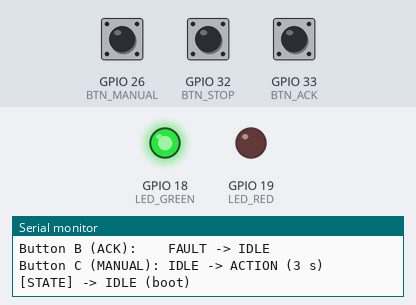
A program run on a simulated ESP32. Shown: output pins drawn as LEDs (lit = HIGH), the last lines printed to the serial monitor. Dashed ring = blinking. The test bench sets the inputs (shaded band); at power-on: GPIO 32 (BTN_STOP) HIGH, GPIO 33 (BTN_ACK) HIGH, GPIO 26 (BTN_MANUAL) HIGH.

Above: at 1.7 s.
1.8 s: GPIO 32 (BTN_STOP) pulled LOW for 0.15 s
At 2.4 s:
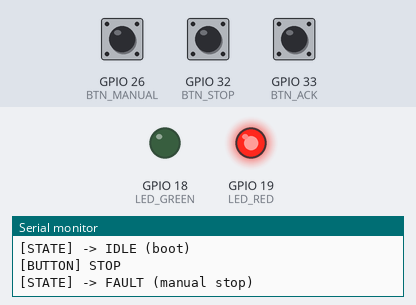
5.0 s: GPIO 33 (BTN_ACK) pulled LOW for 0.15 s
At 6.0 s:
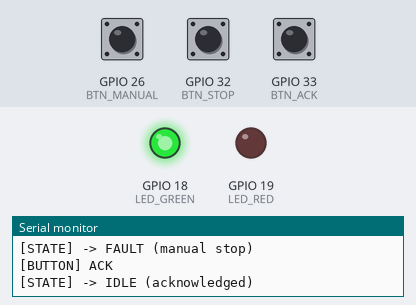
6.6 s: GPIO 26 (BTN_MANUAL) pulled LOW for 1 s
At 6.75 s:
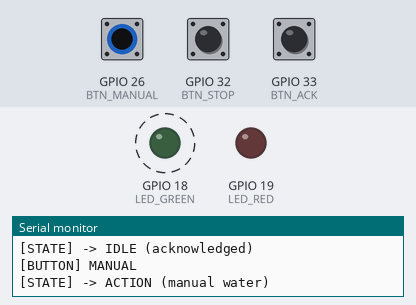
10.6 s: GPIO 26 (BTN_MANUAL) pulled LOW for 3.2 s
At 14.6 s:
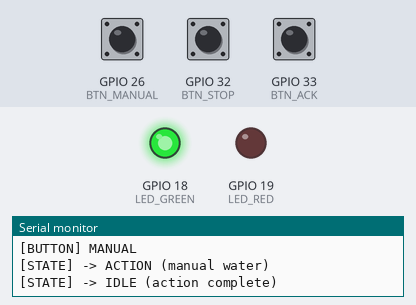
15.3 s: GPIO 32 (BTN_STOP) pulled LOW for 1 s
At 16.5 s:
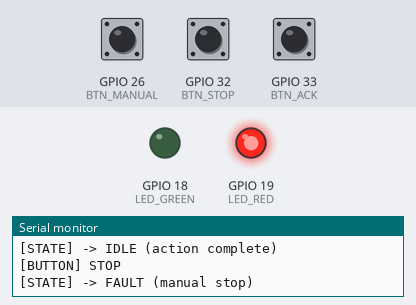
Timing chart, 0 to 18.3 s (numbered marks = the images above; inputs shaded):
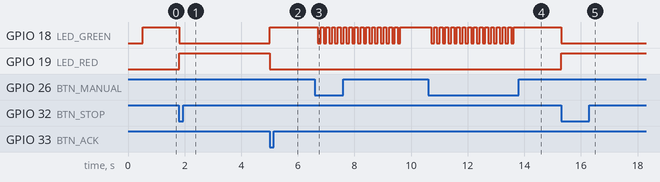

The program:

main.cpp
```cpp
/*
 * Plant Autonomy Testbed — Phase 1 component test
 * Components under test: Three pushbuttons
 * Components reused for state visualization: Two LEDs (validated in 07-feedback-io)
 *
 * Wiring:
 *   Green LED: GPIO18 -> anode; cathode -> 270 ohm -> GND
 *   Red LED:   GPIO19 -> anode; cathode -> 270 ohm -> GND
 *   Button A (STOP):   GPIO32, INPUT_PULLUP, other leg to GND
 *   Button B (ACK):    GPIO33, INPUT_PULLUP, other leg to GND
 *   Button C (MANUAL): GPIO26, INPUT_PULLUP, other leg to GND
 *
 * State machine:
 *   IDLE      green steady
 *   ACTION    green fast blink for 3 seconds, then returns to IDLE
 *   FAULT     red steady
 *
 * Button behavior:
 *   Button A (STOP):   any state -> FAULT
 *   Button B (ACK):    FAULT -> IDLE
 *   Button C (MANUAL): IDLE -> ACTION (manual water trigger simulation)
 *
 * Serial prints every state transition and every button press.
 */

#include <Arduino.h>

static const uint8_t  LED_GREEN  = 18;
static const uint8_t  LED_RED    = 19;
static const uint8_t  BTN_STOP   = 32;
static const uint8_t  BTN_ACK    = 33;
static const uint8_t  BTN_MANUAL = 26;

enum State { IDLE, ACTION, FAULT };
State state = IDLE;
uint32_t stateEnteredMs = 0;
uint32_t lastBlinkMs    = 0;
bool blinkOn = false;

int lastA = HIGH, lastB = HIGH, lastC = HIGH;

void setState(State s, const char* name) {
  state = s;
  stateEnteredMs = millis();
  blinkOn = false;
  digitalWrite(LED_GREEN, LOW);
  digitalWrite(LED_RED, LOW);
  Serial.print(F("[STATE] -> "));
  Serial.println(name);
}

void renderState() {
  uint32_t now = millis();
  switch (state) {
    case IDLE:
      digitalWrite(LED_GREEN, HIGH);
      digitalWrite(LED_RED, LOW);
      break;
    case ACTION:
      if (now - lastBlinkMs >= 100) {
        blinkOn = !blinkOn;
        digitalWrite(LED_GREEN, blinkOn ? HIGH : LOW);
        lastBlinkMs = now;
      }
      digitalWrite(LED_RED, LOW);
      if (now - stateEnteredMs >= 3000) {
        setState(IDLE, "IDLE (action complete)");
      }
      break;
    case FAULT:
      digitalWrite(LED_GREEN, LOW);
      digitalWrite(LED_RED, HIGH);
      break;
  }
}

void handleButton(uint8_t pin, int &last, const char* label, void (*action)()) {
  int now = digitalRead(pin);
  if (now == LOW && last == HIGH) {
    Serial.print(F("[BUTTON] "));
    Serial.println(label);
    action();
  }
  last = now;
}

void onStop()   { setState(FAULT, "FAULT (manual stop)"); }
void onAck()    { if (state == FAULT) setState(IDLE, "IDLE (acknowledged)"); }
void onManual() { if (state == IDLE) setState(ACTION, "ACTION (manual water)"); }

void setup() {
  pinMode(LED_GREEN, OUTPUT);
  pinMode(LED_RED, OUTPUT);
  pinMode(BTN_STOP,   INPUT_PULLUP);
  pinMode(BTN_ACK,    INPUT_PULLUP);
  pinMode(BTN_MANUAL, INPUT_PULLUP);

  Serial.begin(115200);
  delay(500);
  Serial.println();
  Serial.println(F("Plant Autonomy Testbed - Pushbuttons test"));
  Serial.println(F("========================================="));
  Serial.println(F("Button A (STOP):   any -> FAULT"));
  Serial.println(F("Button B (ACK):    FAULT -> IDLE"));
  Serial.println(F("Button C (MANUAL): IDLE -> ACTION (3 s)"));
  Serial.println();

  setState(IDLE, "IDLE (boot)");
}

void loop() {
  handleButton(BTN_STOP,   lastA, "STOP",   onStop);
  handleButton(BTN_ACK,    lastB, "ACK",    onAck);
  handleButton(BTN_MANUAL, lastC, "MANUAL", onManual);
  renderState();
  delay(10);
}
```

Measured:
- after the input at 1.8 s, GPIO 18 (LED_GREEN): HIGH → LOW at once; GPIO 19 (LED_RED): LOW → HIGH at once
- after the input at 5.0 s, GPIO 18 (LED_GREEN): LOW → HIGH at once; GPIO 19 (LED_RED): HIGH → LOW at once
- after the input at 6.6 s, GPIO 18 (LED_GREEN): alternates HIGH for 0.10 s and LOW for 0.10 s, 30 changes in all, then stays HIGH, starting after 0.11 s
- after the input at 10.6 s, GPIO 18 (LED_GREEN): alternates HIGH for 0.10 s and LOW for 0.10 s, 30 changes in all, then stays HIGH, starting after 0.11 s
- after the input at 15.3 s, GPIO 18 (LED_GREEN): HIGH → LOW at once; GPIO 19 (LED_RED): LOW → HIGH at once
